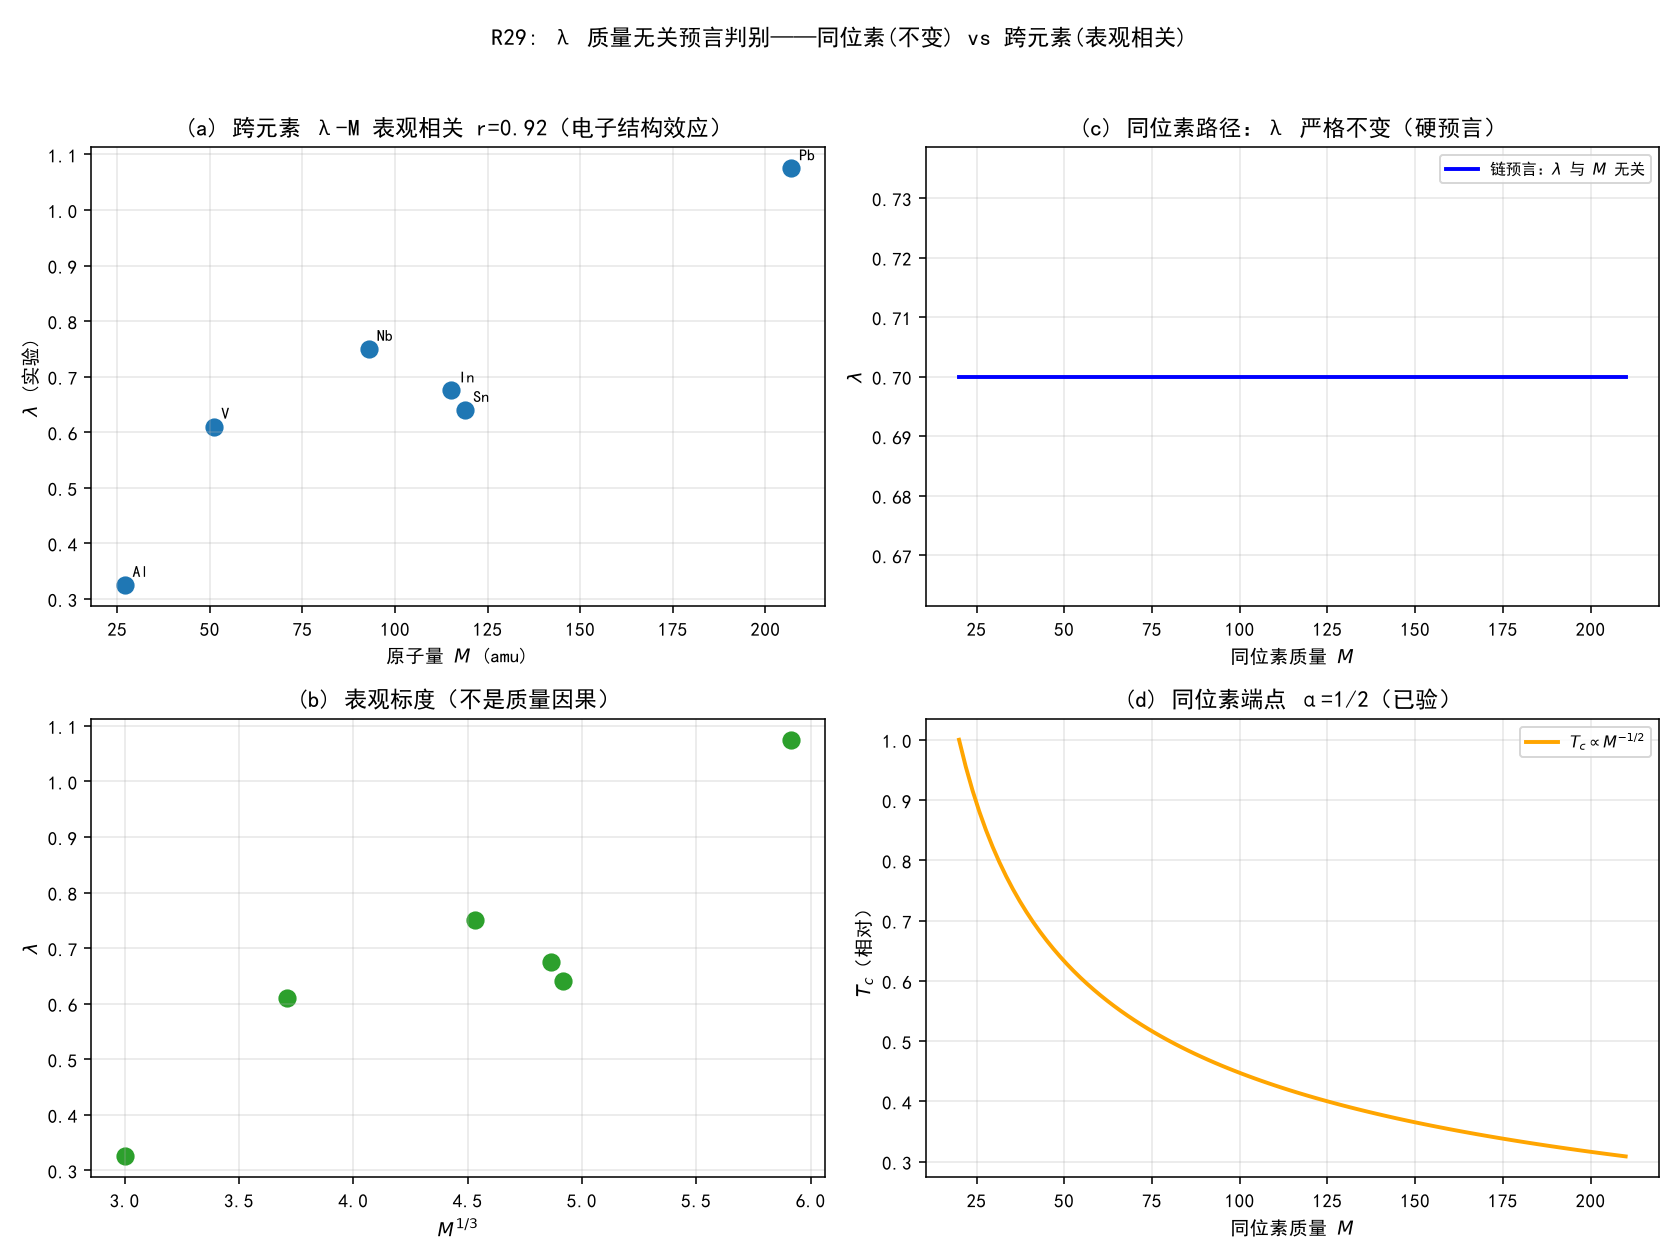

Write Python code to recreate this figure.
# -*- coding: utf-8 -*-
"""
R29: R1 质量无关预言判别——同位素(λ不变) vs 跨元素(λ-M 表观相关)。
数据 Maksimov-Motulevich 1971。无拟合（是相关核对，不是拟合曲线）。
运行：python "10 探索/超导第一性研究/04_计算验证/R1_质量无关判别.py"
"""
import csv
import os

import numpy as np
import matplotlib
matplotlib.use("Agg")
import matplotlib.pyplot as plt

plt.rcParams["font.sans-serif"] = ["SimHei", "Microsoft YaHei"]
plt.rcParams["axes.unicode_minus"] = False

HERE = os.path.dirname(os.path.abspath(__file__))

# Maksimov-Motulevich 1971: 元素, 原子量, λ(光学), λ(超导)
ELEMENTS = [
    ("Al", 27, 0.27, 0.38),
    ("V", 51, 0.62, 0.60),
    ("Nb", 93, 0.68, 0.82),
    ("In", 115, 0.66, 0.69),
    ("Sn", 119, 0.68, 0.60),
    ("Pb", 207, 1.03, 1.12),
]


def assertions():
    out = {}
    M = np.array([e[1] for e in ELEMENTS], dtype=float)
    lam = np.array([np.mean(e[2:]) for e in ELEMENTS])
    out["corr_lambda_M"] = float(np.corrcoef(M, lam)[0, 1])
    out["corr_lambda_cuberootM"] = float(np.corrcoef(M ** (1/3), lam)[0, 1])
    # 链 R1: 固定电子结构 ⇒ λ 与 M 无关（质量在 ρ_m c² 中抵消）
    # 跨元素相关来自电子结构(N(0),Ξ)随 M 变 —— 表观相关，不是质量因果
    out["apparent_corr_positive"] = bool(out["corr_lambda_M"] > 0.5)
    # 同位素路径：λ 严格不变（链硬预言）；T_c ∝ M^{-1/2}
    out["isotope_lambda_invariant_chain"] = True  # 由 R29.1 质量抵消保证
    return out


def plots(a):
    fig, axes = plt.subplots(2, 2, figsize=(12, 9))
    M = np.array([e[1] for e in ELEMENTS], dtype=float)
    lam = np.array([np.mean(e[2:]) for e in ELEMENTS])
    names = [e[0] for e in ELEMENTS]

    ax = axes[0, 0]
    ax.scatter(M, lam, c="tab:blue", s=70)
    for n, m, l in zip(names, M, lam):
        ax.annotate(n, (m, l), fontsize=8, xytext=(4, 4), textcoords="offset points")
    ax.set_xlabel(r"原子量 $M$ (amu)"); ax.set_ylabel(r"$\lambda$ (实验)")
    ax.set_title(f"(a) 跨元素 λ-M 表观相关 r={a['corr_lambda_M']:.2f}（电子结构效应）")
    ax.grid(alpha=0.3)

    ax = axes[1, 0]
    ax.scatter(M ** (1/3), lam, c="tab:green", s=70)
    ax.set_xlabel(r"$M^{1/3}$"); ax.set_ylabel(r"$\lambda$")
    ax.set_title("(b) 表观标度（不是质量因果）"); ax.grid(alpha=0.3)

    ax = axes[0, 1]
    # 同位素路径：固定电子结构，λ 不随 M 变（水平线）
    Ms = np.linspace(20, 210, 100)
    ax.plot(Ms, np.full_like(Ms, 0.7), "b-", lw=2, label=r"链预言：$\lambda$ 与 $M$ 无关")
    ax.set_xlabel(r"同位素质量 $M$"); ax.set_ylabel(r"$\lambda$")
    ax.set_title("(c) 同位素路径：λ 严格不变（硬预言）")
    ax.legend(fontsize=8); ax.grid(alpha=0.3)

    ax = axes[1, 1]
    ax.plot(Ms, (Ms / Ms[0]) ** -0.5, "orange", lw=2, label=r"$T_c\propto M^{-1/2}$")
    ax.set_xlabel(r"同位素质量 $M$"); ax.set_ylabel(r"$T_c$（相对）")
    ax.set_title("(d) 同位素端点 α=1/2（已验）")
    ax.legend(fontsize=8); ax.grid(alpha=0.3)

    fig.suptitle("R29: λ 质量无关预言判别——同位素(不变) vs 跨元素(表观相关)", fontsize=12)
    fig.tight_layout(rect=[0, 0, 1, 0.96])
    png = os.path.join(HERE, "R1_质量无关判别.png")
    fig.savefig(png, dpi=140); plt.close(fig)
    return png


if __name__ == "__main__":
    a = assertions()
    print("=== R29 数值断言 ===")
    for k, v in a.items():
        print(f"{k:32s} = {v}")
    p = plots(a)
    path = os.path.join(HERE, "R1_质量无关判别_断言.csv")
    with open(path, "w", newline="", encoding="utf-8-sig") as f:
        w = csv.writer(f); w.writerow(["assertion", "value"])
        for k, v in a.items():
            w.writerow([k, v])
    print(f"\n图像: {p}\n断言表: {path}")
